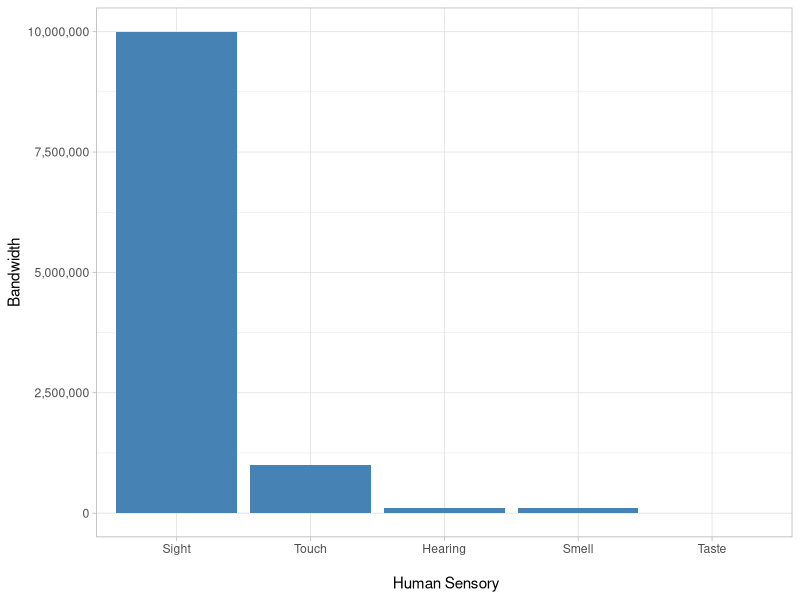

The R script that drew this image:
## ---- chunk 1
library(ggplot2)
library(tidyr)
library(dplyr)
dat <- data.frame(Sight = 10000000,
                  Hearing = 100000,
                  Touch = 1000000,
                  Taste = 1000,
                  Smell = 100000)
dat %>%
  pivot_longer(1:5, names_to = "sensory", values_to ="bandwidth") %>%
  ggplot(aes(x = reorder(sensory, -bandwidth), y=bandwidth))+
  geom_col(fill = "steelblue")+
  scale_y_continuous(labels = scales::comma_format(),
                name = "Bandwidth")+
  scale_x_discrete(name = "\n Human Sensory")+
  theme_light()
